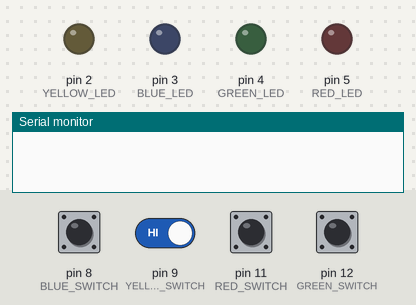
Recording of a sketch running on a simulated Arduino Uno, built with avr-gcc and run on an emulated ATmega328P. On the bench: output pins drawn as LEDs (lit = HIGH), the last lines printed to the serial monitor. Dashed ring = blinking. The inputs (shaded band) are chosen by the test bench; at power-on: pin 8 (BLUE_SWITCH), pin 9 (YELLOW_SWITCH), pin 11 (RED_SWITCH), pin 12 (GREEN_SWITCH) HIGH. Random numbers use the default seed unless the sketch sets one.

Above: at 3.6 s.
3.7 s: pin 8 (BLUE_SWITCH) pulled LOW for 0.15 s
At 5.45 s:
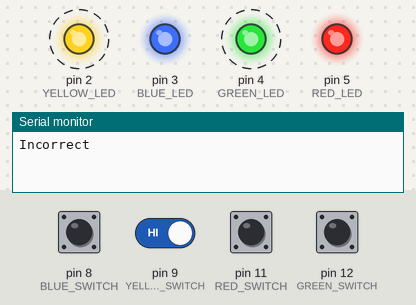
At 6.15 s:
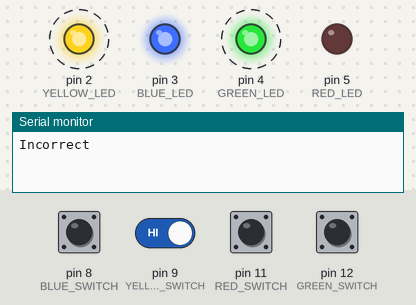
6.8 s: pin 9 (YELLOW_SWITCH) driven LOW
9.8 s: pin 9 (YELLOW_SWITCH) driven HIGH
11.3 s: pin 8 (BLUE_SWITCH) pulled LOW for 1 s
At 11.4 s:
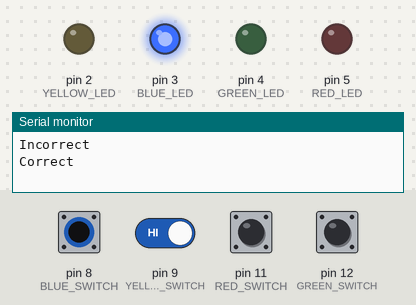
Timing chart, 0 to 16.8 s (numbered marks = the images above; inputs shaded):
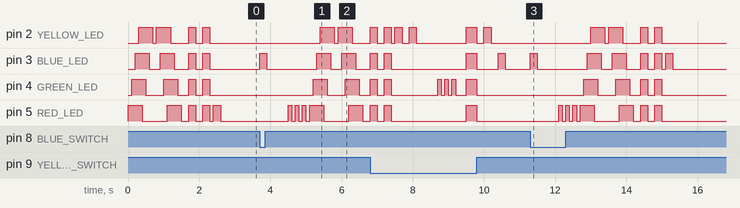

The sketch:

Samantha-Says.ino
```cpp
/**
 * Version 1.0
 * Last Modified 1/02/2026
 */

// Define Pins
#define RED_LED 5
#define GREEN_LED 4
#define BLUE_LED 3
#define YELLOW_LED 2
#define RED_SWITCH 11
#define GREEN_SWITCH 12
#define BLUE_SWITCH 8
#define YELLOW_SWITCH 9

//Define the states for the FSM
enum {start_game, random_LED, play_sequence, wait_for_response, game_fail, game_success} current_state;

//Define the array that holds the samatha sequence and the length of the sequence
int samantha_sequence[50];
int index;

void setup() {
  Serial.begin(9600);

  //Define the LEDs as outputs
  pinMode(RED_LED, OUTPUT);
  pinMode(GREEN_LED, OUTPUT);
  pinMode(BLUE_LED, OUTPUT);
  pinMode(YELLOW_LED, OUTPUT);

  //Define the Switches as inputs
  pinMode(RED_SWITCH, INPUT_PULLUP);
  pinMode(GREEN_SWITCH, INPUT_PULLUP);
  pinMode(BLUE_SWITCH, INPUT_PULLUP);
  pinMode(YELLOW_SWITCH, INPUT_PULLUP);

  //Make sure that the random() function is indeed random each time the arduino starts up
  randomSeed(analogRead(0));

  //Where the FSM starts
  current_state = start_game;
  index = 0;
}

void loop() {
  handle_FSM();
}

/**
 * This is where the FSM is carried out
 */
void handle_FSM() {
  switch (current_state) {
    case start_game:
      start_game_sequence();
      current_state = random_LED;
      break;
    case random_LED:
      add_to_samantha_sequence(samantha_sequence, index);
      index++;
      current_state = play_sequence;
      break;
    case play_sequence:
      play_led_sequence(samantha_sequence, index);
      current_state = wait_for_response;
      break;
    case wait_for_response:
      handle_player_response(0);
      break;
    case game_success:
      play_success();
      current_state = random_LED;
      break;
    case game_fail:
      play_fail();
      index = 0;
      current_state = start_game;
      break;
  }
}

/**
 * This function gets the players response and checks it with the Samantha sequence
 */
void handle_player_response(int player_index) {
  if (player_index < index) {
    int user_choice = light_led_with_switch();
    if (user_choice != -1) {
      delay(400);
      if (is_player_correct(user_choice, player_index)) {
        Serial.println("Correct");
        handle_player_response(player_index + 1);
      }
      else {
        Serial.println("Incorrect");
        current_state = game_fail;
      }
      if (current_state != game_fail) {
        current_state = game_success;
      }
    } else {
      handle_player_response(player_index);
    }
  }
}

/**
 * Checks the players answer with the current index in the sequence
 */
bool is_player_correct(int player_choice, int index) {
  if (player_choice == samantha_sequence[index]) {
    return true;
  } else {
    return false;
  }
}

/**
 * This plays the Samantha says sequence on the LEDs so that the player can follow
 */
void play_led_sequence(int samantha_sequence[], int current_index) {
  int current_led;
  for (int i = 0; i < current_index; i++) {
    current_led = samantha_sequence[i];
    light_up_led(current_led);
  }
}

/**
 * Adds a new LED to the end already established sequence array
 */
void add_to_samantha_sequence(int samantha_sequence[], int current_index) {
  int random_num = random(0, 4);
  samantha_sequence[current_index] = random_num;
}

/**
 * Light a specific LED for 2 seconds and then turn it off
 */
void light_up_led(int led_num) {
  switch (led_num) {
    case 0:
      digitalWrite(RED_LED, HIGH);
      delay(200);
      all_led_states(false);
      delay(200);
      break;
    case 1:
      digitalWrite(GREEN_LED, HIGH);
      delay(200);
      all_led_states(false);
      delay(200);
      break;
    case 2:
      digitalWrite(BLUE_LED, HIGH);
      delay(200);
      all_led_states(false);
      delay(200);
      break;
    case 3:
      digitalWrite(YELLOW_LED, HIGH);
      delay(200);
      all_led_states(false);
      delay(200);
      break;
  }
}

/**
 * This lights up the LED when the corresponding switch is pressed
 */
int light_led_with_switch() {
  int current_switch = get_switch_pressed();
  light_up_led(current_switch);
  return current_switch;
}

/**
 * Returns the switch the user has pressed
 */
int get_switch_pressed() {
  if (digitalRead(RED_SWITCH) == LOW)
  {
    return 0;
  }

  if (digitalRead(GREEN_SWITCH) == LOW)
  {
    return 1;
  }

  if (digitalRead(BLUE_SWITCH) == LOW)
  {
    return 2;
  }

  if (digitalRead(YELLOW_SWITCH) == LOW)
  {
    return 3;
  }

  return -1;
}

/**
 * Plays a sequence to indicate the game is starting
 */
void start_game_sequence() {
  digitalWrite(RED_LED, HIGH);
  delay(100);
  digitalWrite(GREEN_LED, HIGH);
  delay(100);
  digitalWrite(BLUE_LED, HIGH);
  delay(100);
  digitalWrite(YELLOW_LED, HIGH);
  delay(100);
  digitalWrite(RED_LED, LOW);
  delay(100);
  digitalWrite(GREEN_LED, LOW);
  delay(100);
  digitalWrite(BLUE_LED, LOW);
  delay(100);
  digitalWrite(YELLOW_LED, LOW);
  delay(100);

  digitalWrite(YELLOW_LED, HIGH);
  delay(100);
  digitalWrite(BLUE_LED, HIGH);
  delay(100);
  digitalWrite(GREEN_LED, HIGH);
  delay(100);
  digitalWrite(RED_LED, HIGH);
  delay(100);
  digitalWrite(YELLOW_LED, LOW);
  delay(100);
  digitalWrite(BLUE_LED, LOW);
  delay(100);
  digitalWrite(GREEN_LED, LOW);
  delay(100);
  digitalWrite(RED_LED, LOW);
  delay(200);

  all_led_states(true);
  delay(200);

  all_led_states(false);
  delay(200);

  all_led_states(true);
  delay(200);

  all_led_states(false);
  delay(100);
}

/**
 * Turn on or off all the LEDs at once
 */
void all_led_states(bool isOn) {
  if (isOn) {
    digitalWrite(RED_LED, HIGH);
    digitalWrite(GREEN_LED, HIGH);
    digitalWrite(BLUE_LED, HIGH);
    digitalWrite(YELLOW_LED, HIGH);
  } else {
    digitalWrite(RED_LED, LOW);
    digitalWrite(GREEN_LED, LOW);
    digitalWrite(BLUE_LED, LOW);
    digitalWrite(YELLOW_LED, LOW);
  }
}

/**
 * This plays an LED sequence to show the player that they have passed the level
 */
void play_success() {
  digitalWrite(GREEN_LED, HIGH);
  delay(100);
  digitalWrite(GREEN_LED, LOW);
  delay(100);
  digitalWrite(GREEN_LED, HIGH);
  delay(100);
  digitalWrite(GREEN_LED, LOW);
  delay(100);
  digitalWrite(GREEN_LED, HIGH);
  delay(100);
  digitalWrite(GREEN_LED, LOW);
  delay(300);
  all_led_states(true);
  delay(300);
  all_led_states(false);
  delay(200);
}

/**
 * This plays an LED sequence to show the player that they have not passed the level
 */
void play_fail() {
  digitalWrite(RED_LED, HIGH);
  delay(100);
  digitalWrite(RED_LED, LOW);
  delay(100);
  digitalWrite(RED_LED, HIGH);
  delay(100);
  digitalWrite(RED_LED, LOW);
  delay(100);
  digitalWrite(RED_LED, HIGH);
  delay(100);
  digitalWrite(RED_LED, LOW);
  delay(100);
}
```

Measured:
- after the input at 3.7 s, pin 2 (YELLOW_LED): alternates HIGH for 0.40 s and LOW for 0.10 s, starting after 1.7 s; pin 3 (BLUE_LED): goes HIGH 0.20 s, LOW 1.4 s, HIGH 0.40 s, LOW 0.30 s, HIGH 0.40 s, then LOW, starting at once
- after the input at 11.3 s, pin 2 (YELLOW_LED): LOW → HIGH after 1.7 s, → LOW 0.40 s later, → HIGH 0.10 s later, → LOW 0.40 s later, … (8 changes in this stretch); pin 3 (BLUE_LED): LOW → HIGH at once, → LOW 0.20 s later, → HIGH 1.4 s later, → LOW 0.40 s later, … (12 changes in this stretch)
